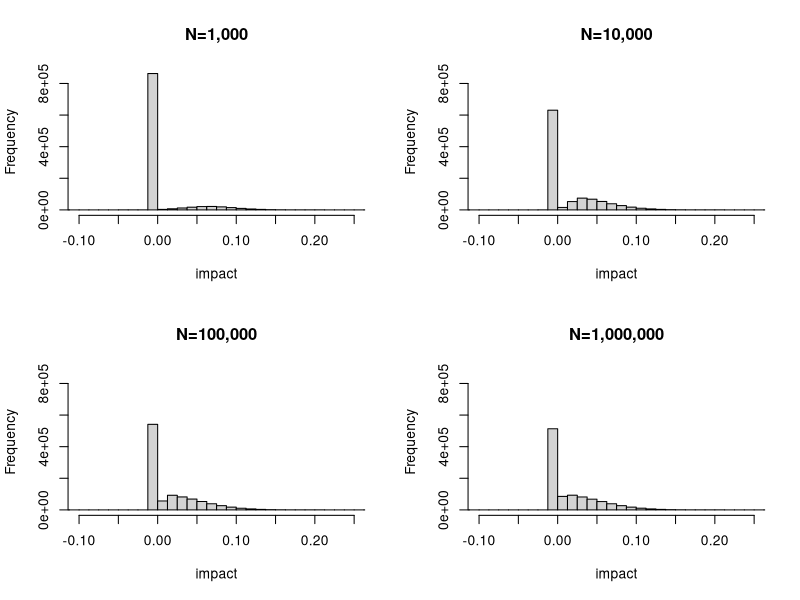
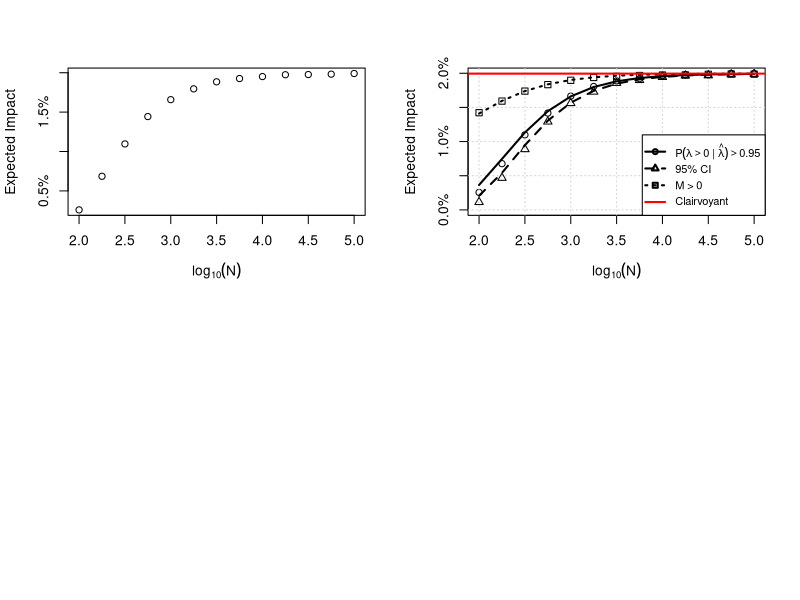

These charts were generated, in order, by the following R code:
## ---- chunk 1

# =============================================================================
# Shared helpers
# =============================================================================

# Simulate data and compute posterior for a given n and prior
sim_posterior <- function(n, prior_mean = 0, prior_sd = 0.05,
                          control_mean = 2.0, prob_treatment = 0.5, nsims = 100000) {
  sigma <- 0.5
  se_c <- sigma / sqrt(n * (1 - prob_treatment))
  se_t <- sigma / sqrt(n * prob_treatment)

  true_lift <- rnorm(nsims, prior_mean, prior_sd)
  control   <- rnorm(nsims, control_mean, se_c)
  treatment <- rnorm(nsims, control_mean * (1 + true_lift), se_t)

  estimated_lift    <- (treatment / control) - 1
  estimated_lift_se <- sqrt(se_t^2 / control^2 + se_c^2 * treatment^2 / control^4)

  V <- 1 / (1 / estimated_lift_se^2 + 1 / prior_sd^2)
  M <- V * (estimated_lift / estimated_lift_se^2 + prior_mean / prior_sd^2)
  S <- sqrt(V)

  list(true_lift = true_lift, M = M, S = S)
}

# SE of lift via delta method for g(T, C) = T/C - 1
# evaluated at (E[T], E[C]) = (control_mean * (1 + prior_mean), control_mean)
compute_se_lift <- function(n, prior_mean = 0, control_mean = 2.0, prob_treatment = 0.5, sigma = 0.5) {
  se_c <- sigma / sqrt(n * (1 - prob_treatment))
  se_t <- sigma / sqrt(n * prob_treatment)
  treatment_mean <- control_mean * (1 + prior_mean)
  sqrt(se_t^2 / control_mean^2 + se_c^2 * treatment_mean^2 / control_mean^4)
}

# Analytic expected impact given a critical hurdle lambda_crit
analytic_impact_from_crit <- function(lambda_crit, se_lift, prior_mean = 0, prior_sd = 0.05) {
  integrand <- function(delta) {
    prob_ship <- 1 - pnorm(lambda_crit, mean = delta, sd = se_lift)
    delta * prob_ship * dnorm(delta, prior_mean, prior_sd)
  }
  integrate(integrand, lower = -Inf, upper = Inf)$value
}

# Closed-form expected impact: bivariate normal truncation moment
# E[lambda * 1(lambda > S)] where lambda ~ N(prior_mean, prior_sd^2)
# and S is the threshold adjusted for measurement noise (se_lift)
closedform_impact_from_crit <- function(lambda_crit, se_lift, prior_mean = 0, prior_sd = 0.05) {
  tau <- sqrt(prior_sd^2 + se_lift^2)
  a   <- (prior_mean - lambda_crit) / tau
  prior_mean * pnorm(a) + (prior_sd^2 / tau) * dnorm(a)
}

# =============================================================================
# Decision Rule 1: Ship if P(lift > 0 | data) > cutoff
# =============================================================================

sim_decisions <- function(n = 5000, cutoff = 0.95, prior_mean = 0, prior_sd = 0.05,
                          control_mean = 2.0, prob_treatment = 0.5, nsims = 100000) {
  p <- sim_posterior(n, prior_mean, prior_sd, control_mean, prob_treatment, nsims)
  prob_positive <- pnorm(0, mean = p$M, sd = p$S, lower.tail = FALSE)
  mean(ifelse(prob_positive > cutoff, p$true_lift, 0))
}

analytic_decisions <- function(n = 5000, cutoff = 0.95, prior_mean = 0, prior_sd = 0.05,
                                control_mean = 2.0, prob_treatment = 0.5) {
  se_lift     <- compute_se_lift(n, prior_mean, control_mean, prob_treatment)
  post_sd_inv <- sqrt(1 / prior_sd^2 + 1 / se_lift^2)
  lambda_crit <- se_lift^2 * (qnorm(cutoff) * post_sd_inv - prior_mean / prior_sd^2)
  analytic_impact_from_crit(lambda_crit, se_lift, prior_mean, prior_sd)
}

closedform_decisions <- function(n = 5000, cutoff = 0.95, prior_mean = 0, prior_sd = 0.05,
                                  control_mean = 2.0, prob_treatment = 0.5) {
  se_lift     <- compute_se_lift(n, prior_mean, control_mean, prob_treatment)
  post_sd_inv <- sqrt(1 / prior_sd^2 + 1 / se_lift^2)
  lambda_crit <- se_lift^2 * (qnorm(cutoff) * post_sd_inv - prior_mean / prior_sd^2)
  closedform_impact_from_crit(lambda_crit, se_lift, prior_mean, prior_sd)
}

# =============================================================================
# Decision Rule 2: Ship if lower 95% credible interval > 0
# =============================================================================

sim_decisions_ci <- function(n = 5000, ci_level = 0.95, prior_mean = 0, prior_sd = 0.05,
                              control_mean = 2.0, prob_treatment = 0.5, nsims = 100000) {
  p <- sim_posterior(n, prior_mean, prior_sd, control_mean, prob_treatment, nsims)
  lower_ci <- qnorm((1 - ci_level) / 2, mean = p$M, sd = p$S)
  mean(ifelse(lower_ci > 0, p$true_lift, 0))
}

analytic_decisions_ci <- function(n = 5000, ci_level = 0.95, prior_mean = 0, prior_sd = 0.05,
                                   control_mean = 2.0, prob_treatment = 0.5) {
  se_lift     <- compute_se_lift(n, prior_mean, control_mean, prob_treatment)
  post_sd_inv <- sqrt(1 / prior_sd^2 + 1 / se_lift^2)
  lambda_crit <- se_lift^2 * (qnorm((1 + ci_level) / 2) * post_sd_inv - prior_mean / prior_sd^2)
  analytic_impact_from_crit(lambda_crit, se_lift, prior_mean, prior_sd)
}

closedform_decisions_ci <- function(n = 5000, ci_level = 0.95, prior_mean = 0, prior_sd = 0.05,
                                     control_mean = 2.0, prob_treatment = 0.5) {
  se_lift     <- compute_se_lift(n, prior_mean, control_mean, prob_treatment)
  post_sd_inv <- sqrt(1 / prior_sd^2 + 1 / se_lift^2)
  lambda_crit <- se_lift^2 * (qnorm((1 + ci_level) / 2) * post_sd_inv - prior_mean / prior_sd^2)
  closedform_impact_from_crit(lambda_crit, se_lift, prior_mean, prior_sd)
}

# =============================================================================
# Decision Rule 3: Ship if M > 0
# =============================================================================

sim_decisions_M <- function(n = 5000, prior_mean = 0, prior_sd = 0.05,
                             control_mean = 2.0, prob_treatment = 0.5, nsims = 100000) {
  p <- sim_posterior(n, prior_mean, prior_sd, control_mean, prob_treatment, nsims)
  mean(ifelse(p$M > 0, p$true_lift, 0))
}

analytic_decisions_M <- function(n = 5000, prior_mean = 0, prior_sd = 0.05,
                                  control_mean = 2.0, prob_treatment = 0.5) {
  se_lift     <- compute_se_lift(n, prior_mean, control_mean, prob_treatment)
  lambda_crit <- -prior_mean * se_lift^2 / prior_sd^2
  analytic_impact_from_crit(lambda_crit, se_lift, prior_mean, prior_sd)
}

closedform_decisions_M <- function(n = 5000, prior_mean = 0, prior_sd = 0.05,
                                    control_mean = 2.0, prob_treatment = 0.5) {
  se_lift     <- compute_se_lift(n, prior_mean, control_mean, prob_treatment)
  lambda_crit <- -prior_mean * se_lift^2 / prior_sd^2
  closedform_impact_from_crit(lambda_crit, se_lift, prior_mean, prior_sd)
}

## ---- chunk 2
#| echo: false
#| fig-cap: "Distribution of shipped lifts under the probability to beat control decision rule ($c = 0.95$) for increasing sample sizes. Prior is $\\operatorname{Normal}(0, 0.05^2)$, $\\sigma = 0.5$, and equal allocation ($p = 0.5$). At small $N$, most simulations result in no-ship (the spike at 0). As $N$ grows, the posterior tightens and more true positives are shipped."

sigma <- 0.5
prob_treatment <- 0.5
prior_mean <- 0
prior_sd <- 0.05
control_mean <- 1
nsims <- 1e6
cutoff <- 0.95

brks <- seq(-0.2, 0.3, 0.0125)
sample_sizes <- c(1000, 10000, 100000, 1000000)

# First pass: compute all histograms to find shared y-axis
hists <- lapply(sample_sizes, function(n) {
  se_c <- sigma / sqrt(n * (1 - prob_treatment))
  se_t <- sigma / sqrt(n * prob_treatment)

  true_lift <- rnorm(nsims, prior_mean, prior_sd)
  control   <- rnorm(nsims, control_mean, se_c)
  treatment <- rnorm(nsims, control_mean * (1 + true_lift), se_t)

  estimated_lift    <- (treatment / control) - 1
  estimated_lift_se <- sqrt(se_t^2 / control^2 + se_c^2 * treatment^2 / control^4)

  V <- 1 / (1 / estimated_lift_se^2 + 1 / prior_sd^2)
  M <- V * (estimated_lift / estimated_lift_se^2 + prior_mean / prior_sd^2)
  S <- sqrt(V)

  prob_positive <- pnorm(0, mean = M, sd = S, lower.tail = FALSE)
  impact <- ifelse(prob_positive > cutoff, true_lift, 0)
  hist(impact, breaks = brks, plot = FALSE)
})

ymax <- max(sapply(hists, \(h) max(h$counts)))

# Second pass: plot with shared y-axis
par(mfrow = c(2, 2))
for (i in seq_along(sample_sizes)) {
  plot(hists[[i]], xlim = c(-0.1, 0.25), ylim = c(0, ymax),
       main = stringr::str_c("N=", scales::comma(sample_sizes[i])),
       xlab = "impact", ylab = "Frequency")
}
## ---- chunk 3
#| fig-cap: "Average impact to the product as a function of sample size under the probability to beat control rule ($c = 0.95$). The curve flattens as $N$ grows, reflecting diminishing returns from longer experiments. Each dot is based on 100,000 simulations at each sample size."
lns <- seq(2, 5, 0.25)
ns <- 10^lns
sim_prob <- sapply(ns, \(x) sim_decisions(n = x))


plot(lns, sim_prob, yaxt='n', xlab=expression(log[10](N)), ylab='Expected Impact')
axis(2, at = axTicks(2), labels = scales::percent(axTicks(2)))
## ---- chunk 4
#| fig-cap: "Simulated (open markers) and closed-form analytic (black lines) expected impact for all three decision rules. The red horizontal line is the Clairvoyant upper bound. Prior is $\\operatorname{Normal}(0, 0.05^2)$, $\\sigma = 0.5$, equal allocation."
lns <- seq(2, 5, 0.25)
ns  <- 10^lns

sim_prob <- sapply(ns, \(x) sim_decisions(n = x))
sim_ci   <- sapply(ns, \(x) sim_decisions_ci(n = x))
sim_M    <- sapply(ns, \(x) sim_decisions_M(n = x))

closed_prob <- sapply(ns, \(x) closedform_decisions(n = x))
closed_ci   <- sapply(ns, \(x) closedform_decisions_ci(n = x))
closed_M    <- sapply(ns, \(x) closedform_decisions_M(n = x))

clairvoyant <- closedform_impact_from_crit(lambda_crit = 0, se_lift = 0)

ylim <- range(0, sim_prob, sim_ci, sim_M, closed_prob, closed_ci, closed_M, clairvoyant)

plot(lns, sim_prob, type = 'p', pch = 1, col = 'black',
     xlab = expression(log[10](N)), ylab = 'Expected Impact', yaxt = 'n', ylim = ylim)
axis(2, at = axTicks(2), labels = scales::percent(axTicks(2)))
grid()
points(lns, sim_ci, pch = 2, col = 'black')
points(lns, sim_M,  pch = 0, col = 'black')
lines(lns, closed_prob, col = 'black', lwd = 2, lty = 1)
lines(lns, closed_ci,   col = 'black', lwd = 2, lty = 2)
lines(lns, closed_M,    col = 'black', lwd = 2, lty = 3)
abline(h = clairvoyant, col = 'red', lwd = 2)
legend('bottomright',
       legend = c(
         expression(P(lambda > 0 ~ "|" ~ hat(lambda)) > 0.95),
         expression("95% CI"),
         expression("M > 0"),
         "Clairvoyant"
       ),
       pch  = c(1,  2,  0,  NA),
       lty  = c(1,  2,  3,  1),
       col  = c('black', 'black', 'black', 'red'),
       lwd  = 2, cex = 0.8)
